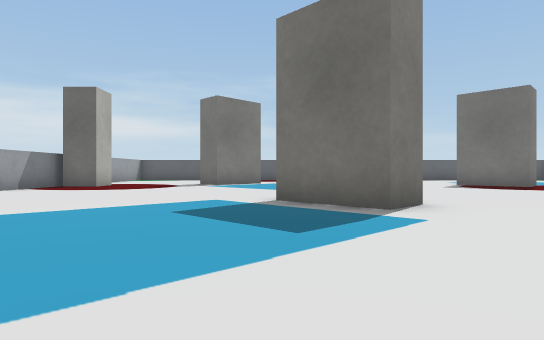
view 1 (above)

17 first-person views from a walk through a robot-simulator world made for Webots. The camera is 0.05 m above the floor, looks level and sees 75° across. The floor is counted in squares, 0.1 m on a side. Each view is taken from the middle of a square. On the plan, view 1 faces up. The plan holds only what a view shows up to about 9 squares ahead; the rest is blank. Robots are left out. Webots' stock objects and surfaces are drawn as simple stand-ins.

view 2
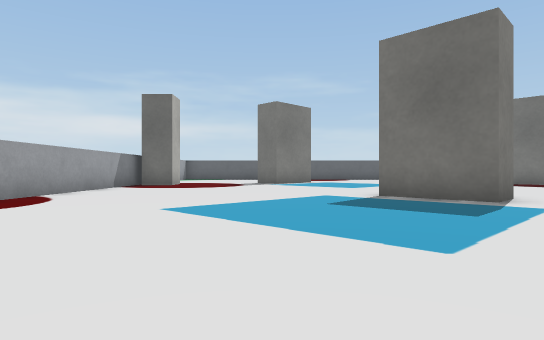

view 3
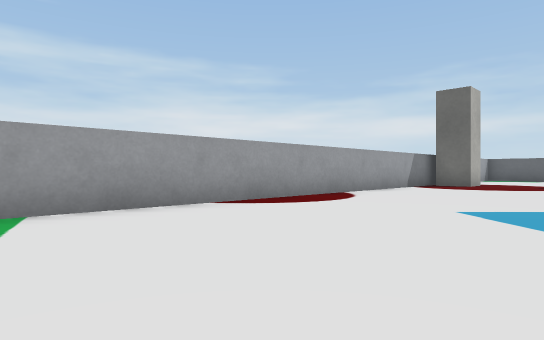

view 4
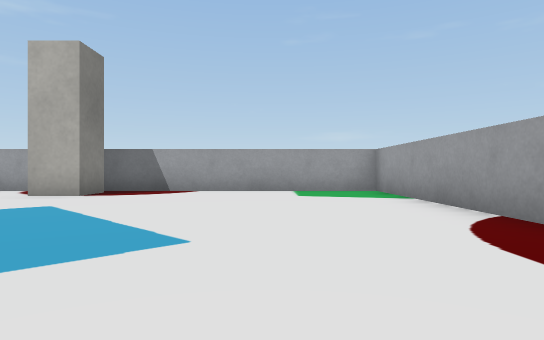

view 5
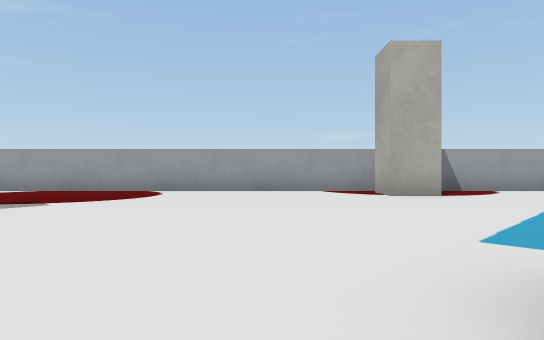

view 6
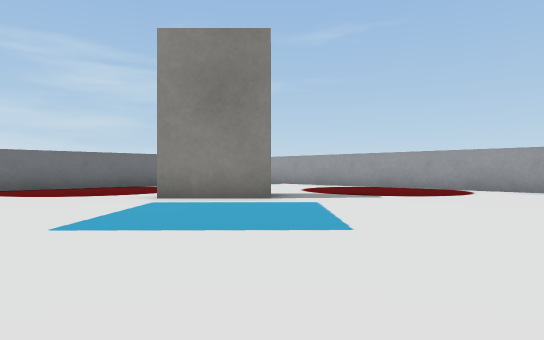

view 7
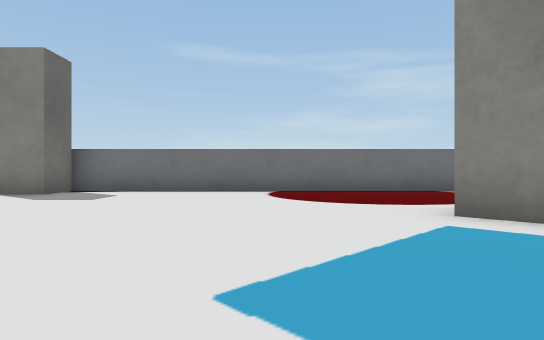

view 8
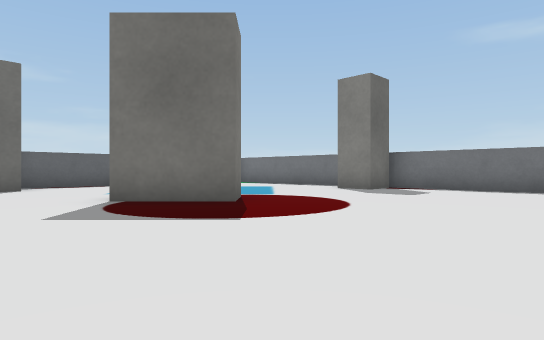

view 9
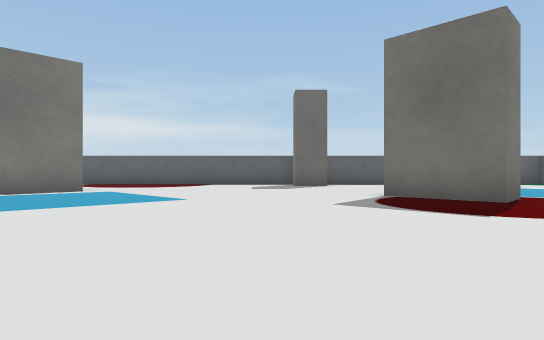

view 10
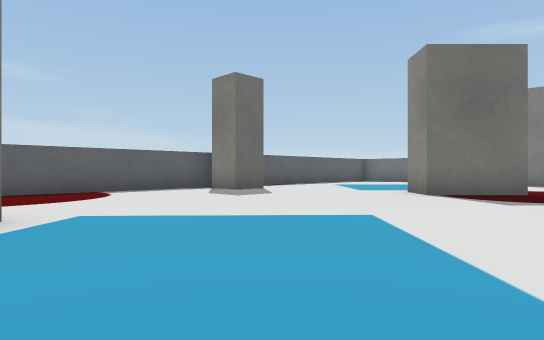

view 11
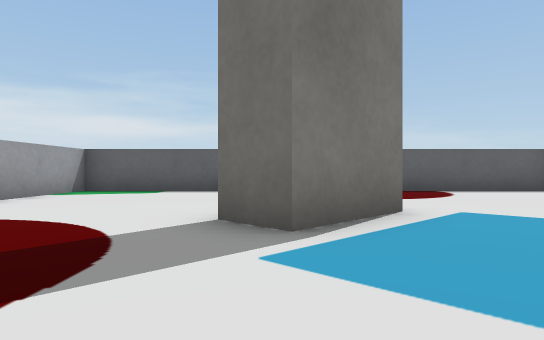

view 12
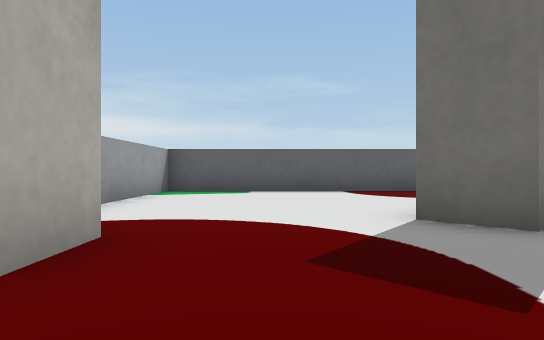

view 13
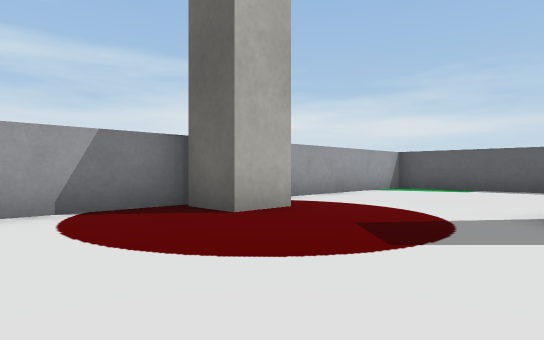

view 14
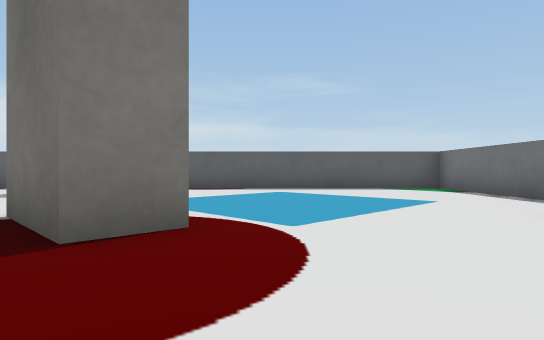

view 15
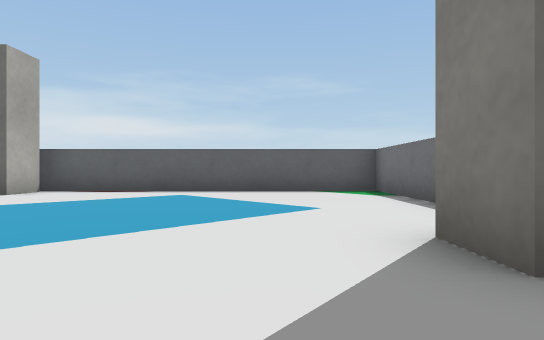

view 16
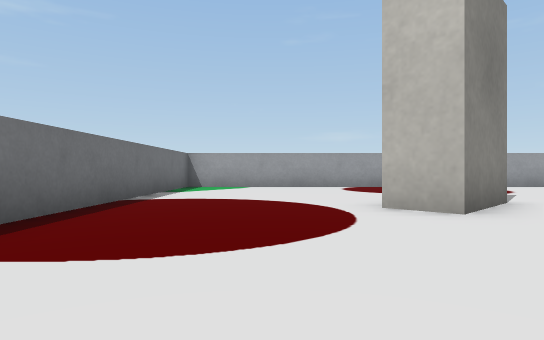

view 17
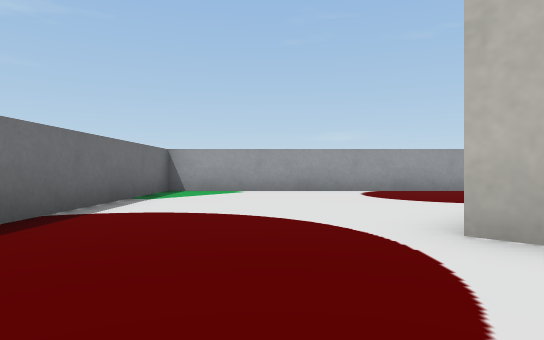

### Floor plan
Points are (right, up) in squares from view 1. A wall is a line through its corners. A room is listed if a view was taken in it or the views show most of it. See-through windows are left out.
Room 1 (views 1, 2, 3, 4, 5, 6, 7, 8, 9, 10, 11, 12, 13, 14, 15, 16, 17)
walls: (2.3, 5.1) (1.6, 4.4) (0, 5.9); (7.4, 2.6) (8.8, 4) (9.6, 3.3); (8.3, 11.1) (7.6, 10.4) (6.2, 11.8) (6.9, 12.5); (-0.4, 13.3) (-1.8, 11.9) (-2.6, 12.6); (-0.3, -1.9) (-0.3, -0.9) (0.7, -0.9) (0.7, -1.9); (-5.3, 11.8) (-5.3, 10.6) (-6.5, 10.6) (-6.5, -2.5) (13.5, -2.5) (13.5, 10.6) (12.2, 10.6) (12.2, 11.8); (5.7, 17.1) (5.7, 16) (5.2, 16); (13.5, 13.9) (13.5, 17.5) (-6.5, 17.5) (-6.5, 13)

Positions as (right, up) in squares from view 1, and headings:
1: (0, 0), facing up
2: (-2, -1), facing up
3: (-2, -1), facing up-left
4: (-4, 6), facing down
5: (3, 6), facing down
6: (3, 7), facing down-right
7: (5, 6), facing right
8: (4, 6), facing up-right
9: (4, 5), facing up
10: (-1, 9), facing up-right
11: (-2, 9), facing up
12: (-4, 9), facing up
13: (-2, 8), facing up-left
14: (9, 8), facing up
15: (11, 9), facing up
16: (11, 8), facing down
17: (11, 6), facing down
